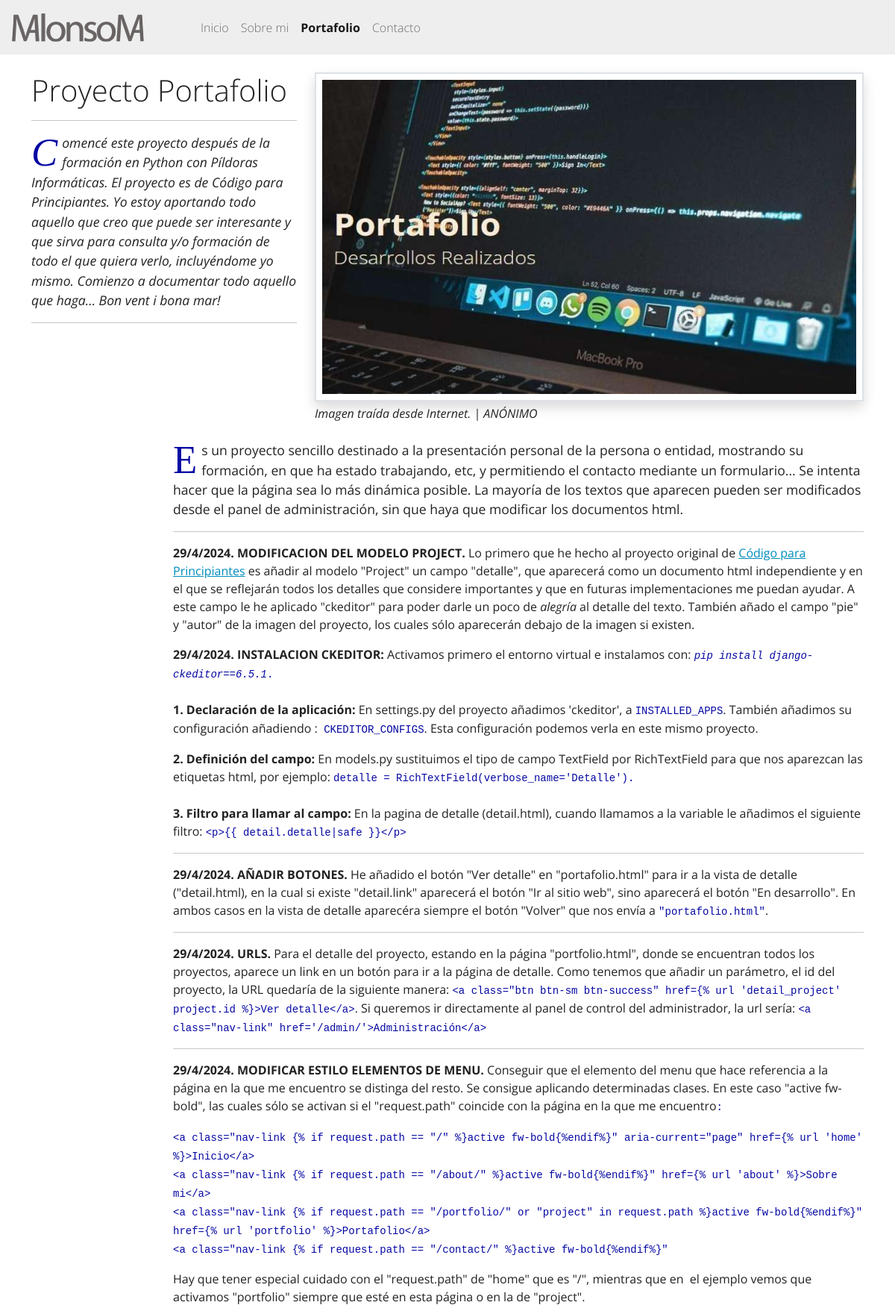
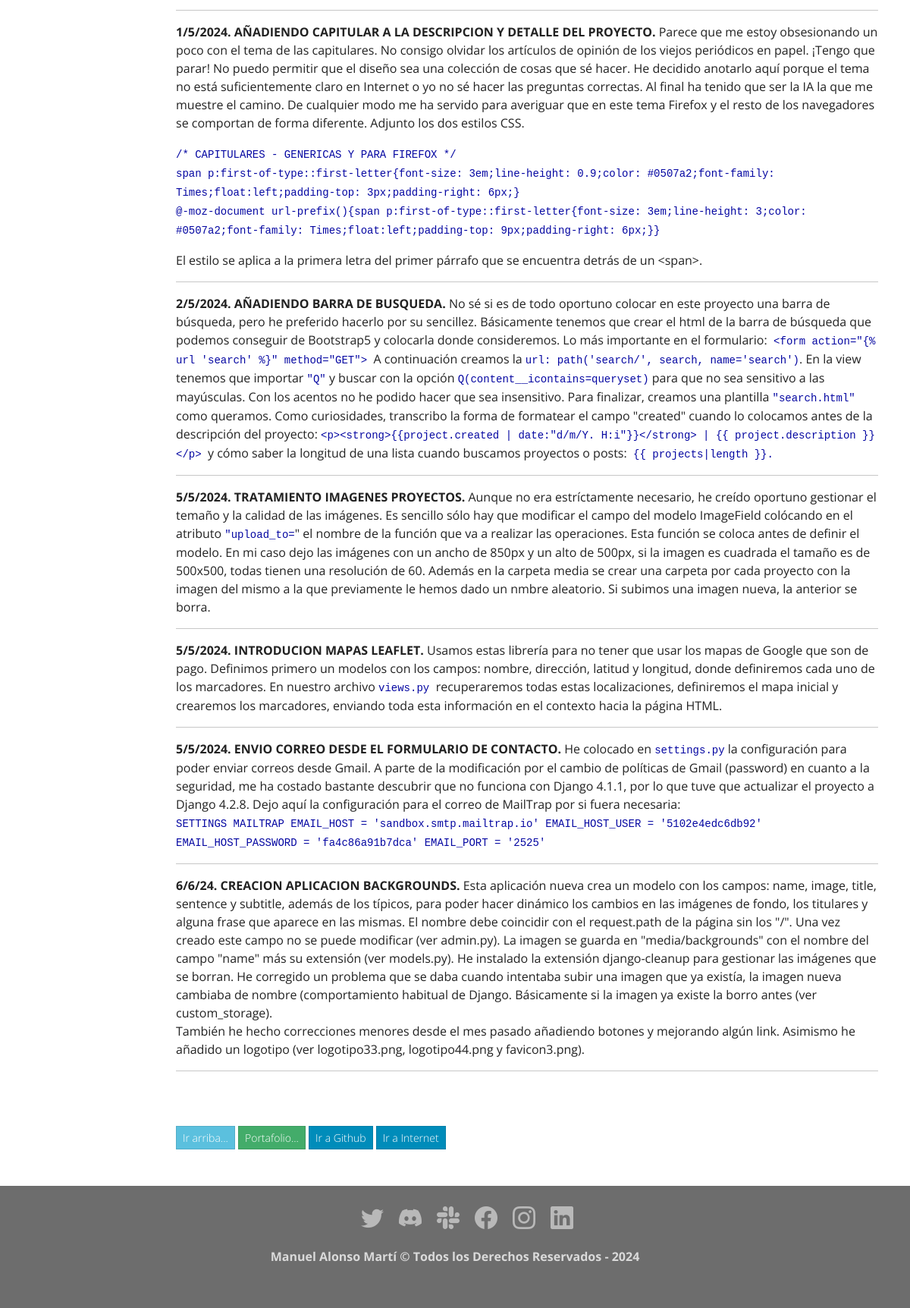
The app's page /project/6, older data (2 pictures, top to bottom).
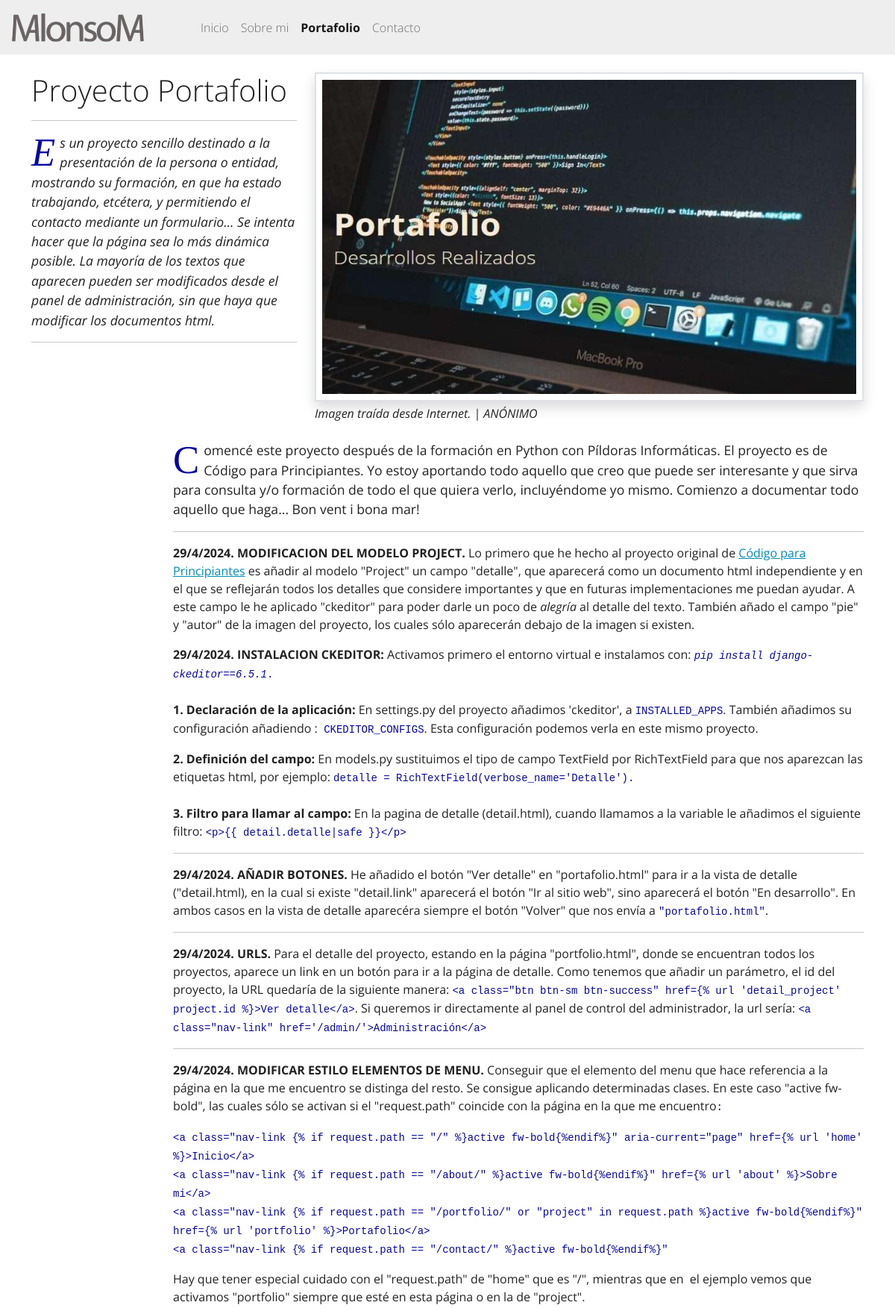
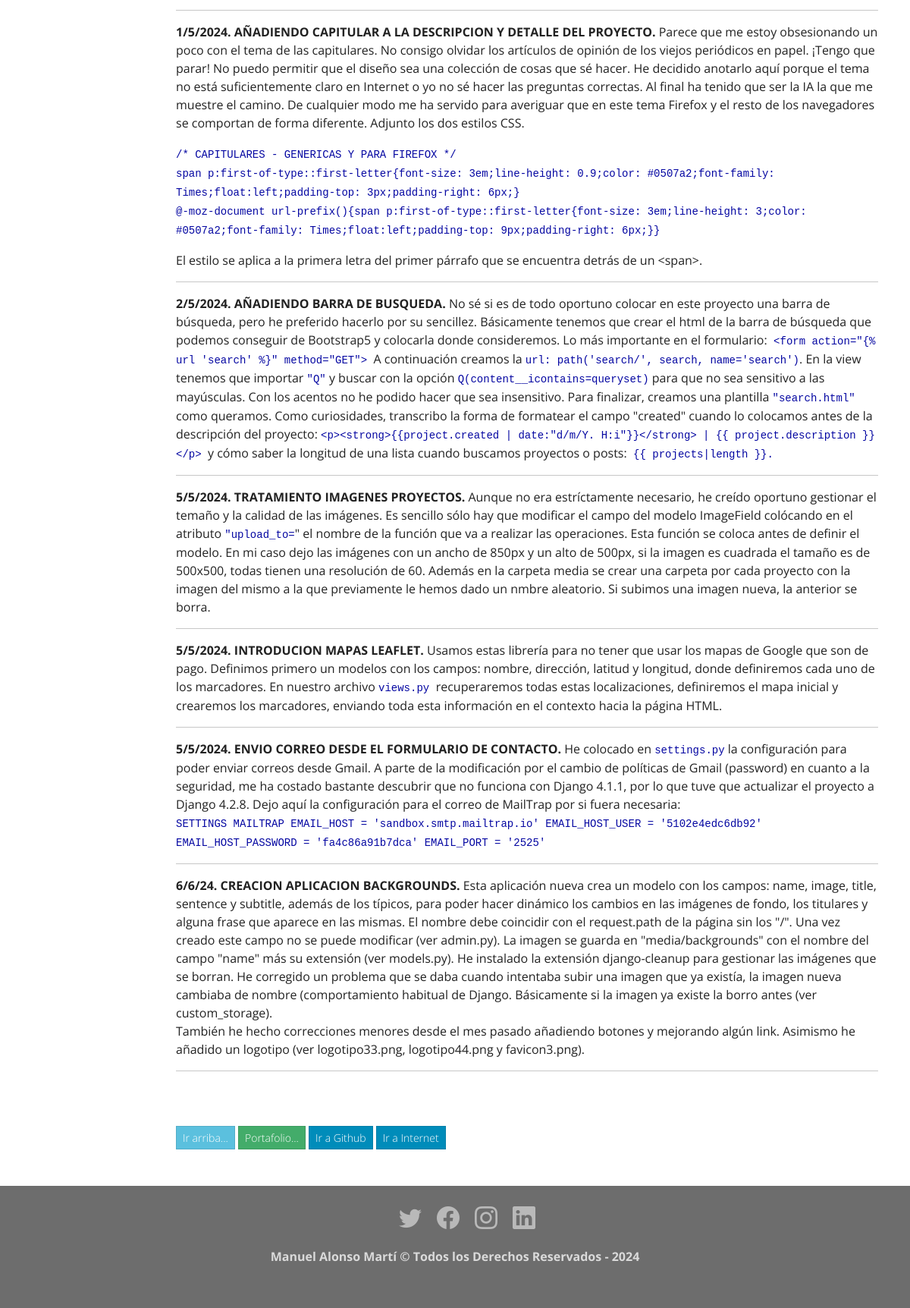
The same page, newer data (2 pictures, top to bottom).
### portfolio/models.py (models this page shows, shortened)
class Project(models.Model):
    title = models.CharField(max_length=150, verbose_name='Título')
    description = models.TextField(validators=[MaxLengthValidator(400)], verbose_name='Descripción')
    detalle = RichTextField(verbose_name='Detalle')
    image = models.ImageField(default='default.jpg',upload_to=profile_picture_path, verbose_name='Imagen')
    pie = models.CharField(max_length=100, blank=True, null=True, verbose_name='pie')
    autor = models.CharField(max_length=100, blank=True, null=True, verbose_name='autor')
    link = models.URLField(max_length=180, blank=True, null=True, verbose_name='Enlace Github')
    link_i = models.URLField(max_length=180, blank=True, null=True, verbose_name='Enlace Web')
    created = models.DateTimeField(auto_now_add=True, verbose_name='Fecha Creación')
    updated = models.DateTimeField(auto_now=True, verbose_name='Fecha Modificación')
    class Meta:
        verbose_name = 'proyecto'
        verbose_name_plural = 'proyectos'
        ordering = ['-created']

### portfolio/views.py (the view)
# urls.py: path('project/<int:project_id>',portfolio_views.detail_project, name='detail_project'),
def detail_project(request, project_id):
    detail=Project.objects.get(id=project_id)
    return render(request, 'portfolio/detail.html', {'detail':detail})

### redsocial/processors.py (called while the page is built)
def ctx_dict(request):
    ctx = {}
    links = Link.objects.all()
    for link in links:
        ctx[link.key] = link.url
    return ctx

### portfolio/templates/portfolio/detail.html (shortened to what this page needs)
{% extends 'core/base2.html' %}
{% block content %}
{% load static %}
<div class="row mb-5">
  <div class="col-lg-4">
    <h1 class="section-heading title">{{ detail.title }}</h1>
    <hr>
    <span class="fst-italic"><p>{{ detail.description }}</p></span>
    <hr>
  </div>
  <div class="col-md-8">
    <img class="img-fluid mb-1 border border-2 shadow p-2" src="{{ detail.image.url }}" alt="...">
    <p class="text-start mb-4 fst-italic">{%if detail.pie%}{{detail.pie}}{%endif%} {%if detail.autor%}| {{detail.autor|upper}}{%endif%}</p>
  </div>
  <div class="col-md-2">
  </div>
  <div class="col-md-10">
    <span>{{ detail.detalle|safe}}</span>
  </div>
  <div class="col-md-2">
  </div>
  <div class="col-md-10">
    <a class="btn btn-sm btn-info mt-3" href="#">Ir arriba...</a>
    <a class="btn btn-sm btn-success mt-3" href="{% url 'portfolio' %}">Portafolio...</a>
    {% if detail.link %}
        <a class="btn btn-sm btn-primary mt-3" href="{{ detail.link }}" target='_blank'>Ir a Github</a>
        <a class="btn btn-sm btn-primary mt-3" href="https://mvalonsom.pythonanywhere.com" target='_blank'>Ir a Internet</a>
    {% else %}
        <a class="btn btn-sm btn-warning mt-3">En desarrollo...</a>
    {% endif %}
  </div>
</div>
{% endblock %}

Row changes from the older to the newer data that the page shows:
changed Project "Proyecto Portafolio": description "Comencé este proyecto después de la formación en Python con Píldoras Informáticas. El proyecto es de Código para Principiantes. Yo estoy aportando todo aquello que creo que puede ser interesante y que sirva para consulta y/o formación de todo el que quiera verlo, incluyéndome yo mismo. Comienzo a documentar todo aquello que haga... Bon vent i bona mar!" → "Es un proyecto sencillo destinado a la presentación de la persona o entidad, mostrando su formación, en que ha estado trabajando, etcétera, y permitiendo el contacto mediante un formulario... Se intenta hacer que la página sea lo más dinámica posible. La mayoría de los textos que aparecen pueden ser modificados desde el panel de administración, sin que haya que modificar los documentos html."; detalle "Es un proyecto sencillo destinado a la presentación personal de la persona o entidad, mostrando su formación, en que ha estado trabajando, etc, y permitiendo el contacto mediante un formulario... Se intenta hacer que la página sea lo más dinámica posible. La mayoría de los textos que aparecen pueden ser modificados desde el panel de administración, sin que haya que modificar los documentos html. 29/4/2024. MODIFICACION DEL MODELO…" → "Comencé este proyecto después de la formación en Python con Píldoras Informáticas. El proyecto es de Código para Principiantes. Yo estoy aportando todo aquello que creo que puede ser interesante y que sirva para consulta y/o formación de todo el que quiera verlo, incluyéndome yo mismo. Comienzo a documentar todo aquello que haga... Bon vent i bona mar! 29/4/2024. MODIFICACION DEL MODELO…"
